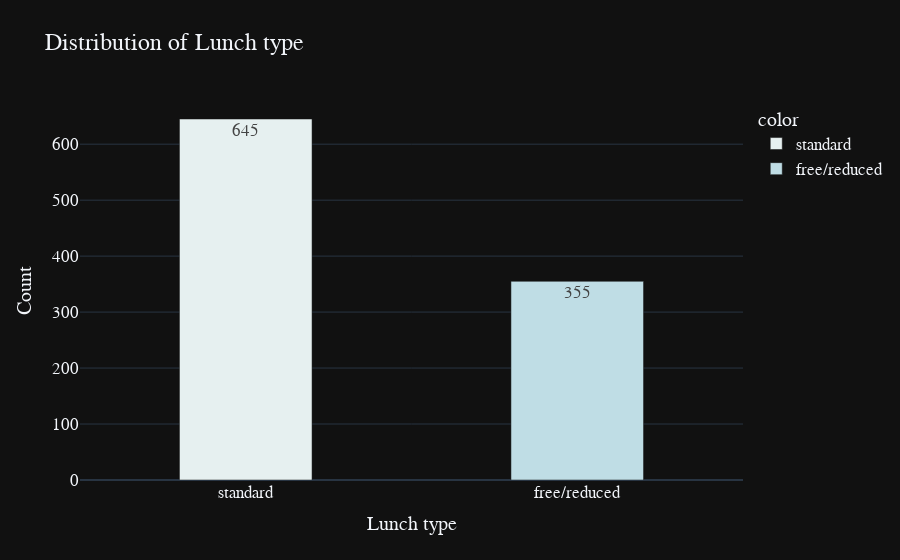

The code cell stored with this chart in its notebook:
### Code cell
lunch = df['lunch'].value_counts()

fig = px.bar(y=lunch.values, 
             x=lunch.index, 
             color = lunch.index,
             color_discrete_sequence=px.colors.sequential.dense,
             text=lunch.values,
             title= 'Distribution of Lunch type',
             template= 'plotly_dark')

fig.update_traces(width=0.4)
fig.update_layout(
    xaxis_title="Lunch type",
    yaxis_title="Count",
    font = dict(size=17,family="Franklin Gothic"))
fig.show()

### Figure 1 — Plotly figure (JSON) as saved in the notebook; plotly's stock layout.template omitted (floating-point values rounded to 4 significant figures)
{"data": [{"alignmentgroup": "True", "hovertemplate": "color=standard<br>x=%{x}<br>y=%{y}<br>text=%{text}<extra></extra>", "legendgroup": "standard", "marker": {"color": "rgb(230, 240, 240)", "pattern": {"shape": ""}}, "name": "standard", "offsetgroup": "standard", "orientation": "v", "showlegend": true, "text": [645], "textposition": "auto", "type": "bar", "width": 0.4, "x": ["standard"], "xaxis": "x", "y": [645], "yaxis": "y"}, {"alignmentgroup": "True", "hovertemplate": "color=free/reduced<br>x=%{x}<br>y=%{y}<br>text=%{text}<extra></extra>", "legendgroup": "free/reduced", "marker": {"color": "rgb(191, 221, 229)", "pattern": {"shape": ""}}, "name": "free/reduced", "offsetgroup": "free/reduced", "orientation": "v", "showlegend": true, "text": [355], "textposition": "auto", "type": "bar", "width": 0.4, "x": ["free/reduced"], "xaxis": "x", "y": [355], "yaxis": "y"}], "layout": {"barmode": "relative", "font": {"family": "Franklin Gothic", "size": 17}, "legend": {"title": {"text": "color"}, "tracegroupgap": 0}, "title": {"text": "Distribution of Lunch type"}, "xaxis": {"anchor": "y", "domain": [0, 1], "title": {"text": "Lunch type"}}, "yaxis": {"anchor": "x", "domain": [0, 1], "title": {"text": "Count"}}}}
